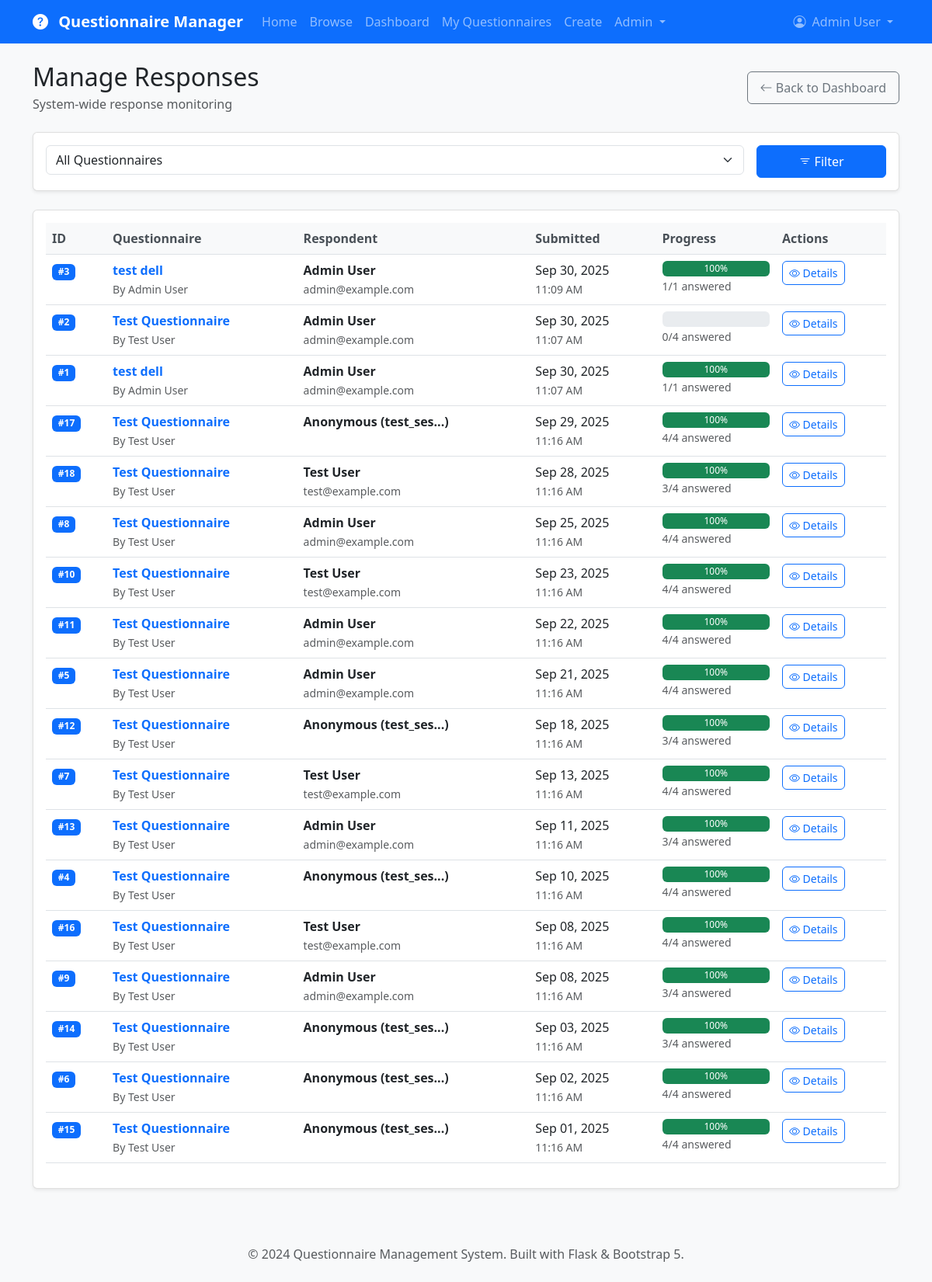
Page /admin/responses (signed in) on the earlier database version.
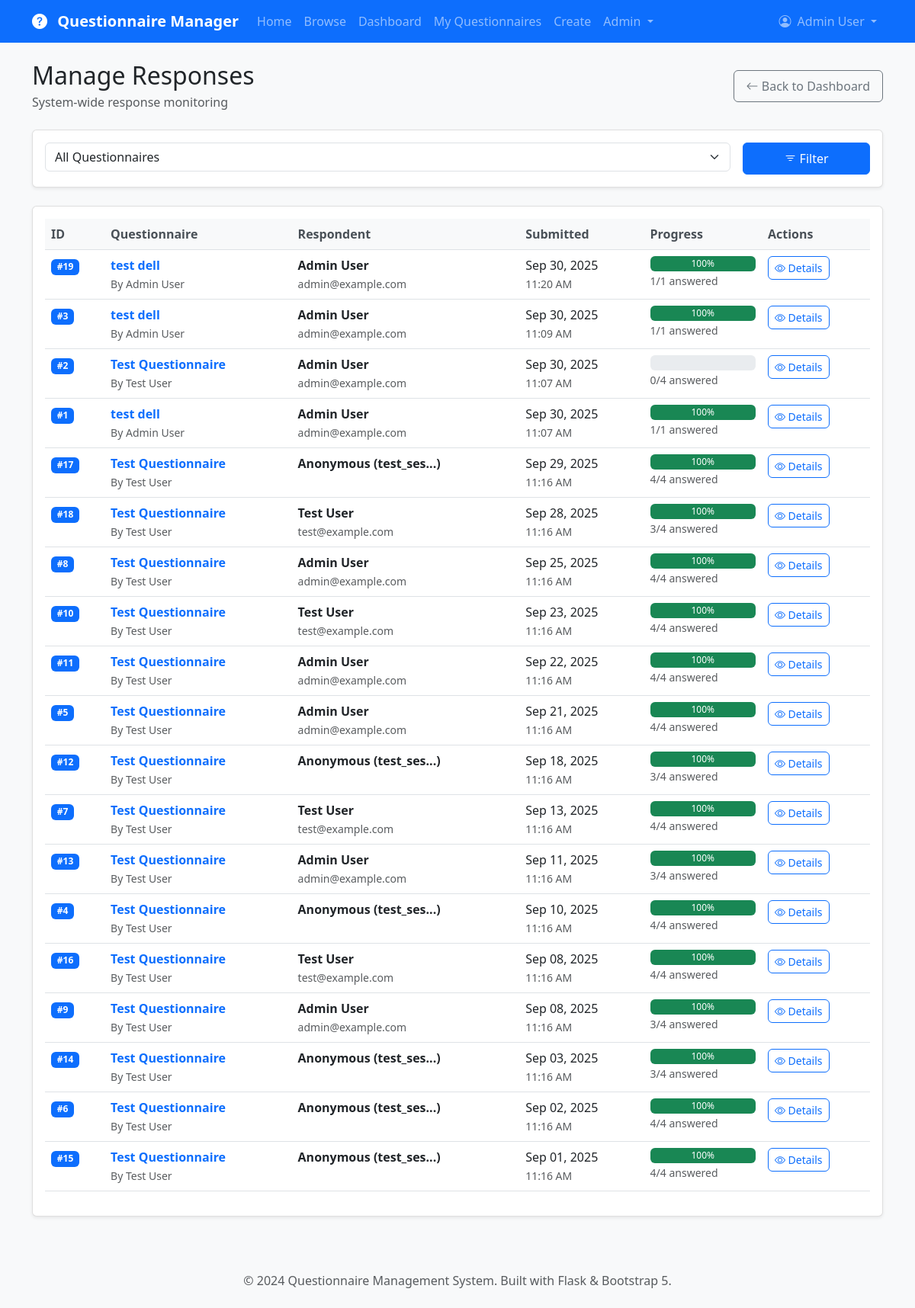
Same page on the later database version.
### app/models.py (models this page shows, shortened)
class Response(db.Model):
    __tablename__ = 'responses'
    id = db.Column(db.Integer, primary_key=True)
    questionnaire_id = db.Column(db.Integer, db.ForeignKey('questionnaires.id'), nullable=False)
    user_id = db.Column(db.Integer, db.ForeignKey('users.id'), nullable=True)  # Nullable for anonymous
    session_id = db.Column(db.String(255))  # For anonymous users
    is_complete = db.Column(db.Boolean, default=False)
    submitted_at = db.Column(db.DateTime, index=True, default=datetime.utcnow)
    updated_at = db.Column(db.DateTime, default=datetime.utcnow, onupdate=datetime.utcnow)
    answers = db.relationship('Answer', backref='response', lazy='dynamic', cascade='all, delete-orphan')
    def get_progress_percentage(self):
        total_questions = self.questionnaire.questions.filter_by(is_required=True).count()
        answered_questions = self.answers.join(Question).filter(Question.is_required == True).count()
        return (answered_questions / total_questions * 100) if total_questions > 0 else 0
    def get_respondent_name(self):
        if self.user:
            return self.user.get_full_name()
        return f"Anonymous ({self.session_id[:8]}...)" if self.session_id else "Anonymous"

class Questionnaire(db.Model):
    __tablename__ = 'questionnaires'
    id = db.Column(db.Integer, primary_key=True)
    title = db.Column(db.String(200), nullable=False)
    description = db.Column(db.Text)
    creator_id = db.Column(db.Integer, db.ForeignKey('users.id'), nullable=False)
    is_active = db.Column(db.Boolean, default=True)
    allow_anonymous = db.Column(db.Boolean, default=False)
    multiple_submissions = db.Column(db.Boolean, default=False)
    created_at = db.Column(db.DateTime, index=True, default=datetime.utcnow)
    updated_at = db.Column(db.DateTime, default=datetime.utcnow, onupdate=datetime.utcnow)
    questions = db.relationship('Question', backref='questionnaire', lazy='dynamic',
                              cascade='all, delete-orphan', order_by='Question.order')
    responses = db.relationship('Response', backref='questionnaire', lazy='dynamic',
                              cascade='all, delete-orphan')
    def get_question_count(self):
        return self.questions.count()

class User(UserMixin, db.Model):
    __tablename__ = 'users'
    id = db.Column(db.Integer, primary_key=True)
    username = db.Column(db.String(64), index=True, unique=True, nullable=False)
    email = db.Column(db.String(120), index=True, unique=True, nullable=False)
    password_hash = db.Column(db.String(128))
    first_name = db.Column(db.String(64))
    last_name = db.Column(db.String(64))
    role = db.Column(db.String(20), default='user')  # user, admin
    is_active = db.Column(db.Boolean, default=True)
    created_at = db.Column(db.DateTime, index=True, default=datetime.utcnow)
    last_login = db.Column(db.DateTime)
    created_questionnaires = db.relationship('Questionnaire', foreign_keys='Questionnaire.creator_id',
                                           backref='creator', lazy='dynamic', cascade='all, delete-orphan')
    responses = db.relationship('Response', backref='user', lazy='dynamic', cascade='all, delete-orphan')
    def get_full_name(self):
        if self.first_name and self.last_name:
            return f"{self.first_name} {self.last_name}"
        return self.username
    def is_admin(self):
        return self.role == 'admin'

### app/admin/routes.py (the view)
@bp.route('/responses')
@admin_required
def manage_responses():
    page = request.args.get('page', 1, type=int)
    questionnaire_id = request.args.get('questionnaire_id', None, type=int)
    query = Response.query.filter_by(is_complete=True)
    if questionnaire_id:
        query = query.filter_by(questionnaire_id=questionnaire_id)
    responses = query.order_by(desc(Response.submitted_at)).paginate(
        page=page,
        per_page=20,
        error_out=False
    )
    questionnaires = Questionnaire.query.order_by(Questionnaire.title).all()
    return render_template('admin/responses.html',
                         title='Manage Responses',
                         responses=responses,
                         questionnaires=questionnaires,
                         selected_questionnaire=questionnaire_id)

### app/admin/routes.py (called while the page is built)
def admin_required(f):
    @wraps(f)
    @login_required
    def decorated_function(*args, **kwargs):
        if not current_user.is_admin():
            flash('Admin access required.', 'danger')
            return redirect(url_for('main.dashboard'))
        return f(*args, **kwargs)
    return decorated_function

### app/models.py (called while the page is built)
@login_manager.user_loader
def load_user(user_id):
    return User.query.get(int(user_id))

### app/templates/admin/responses.html (shortened to what the changed rows need)
{% extends "base.html" %}
{% block content %}
<div class="d-flex justify-content-between align-items-center mb-4">
    <div>
        <h2 class="mb-1">Manage Responses</h2>
    </div>
</div>
<div class="card">
    <div class="card-body">
        {% if responses.items %}
            <div class="table-responsive">
                <table class="table table-hover">
                    <thead>
                        <tr>
                            <th>ID</th>
                            <th>Questionnaire</th>
                            <th>Respondent</th>
                            <th>Submitted</th>
                            <th>Progress</th>
                            <th>Actions</th>
                        </tr>
                    </thead>
                    <tbody>
                        {% for response in responses.items %}
                            <tr>
                                <td>
                                    <span class="badge bg-primary">#{{ response.id }}</span>
                                </td>
                                <td>
                                    <div>
                                        <strong>
                                            <a href="{{ url_for('main.view_questionnaire', id=response.questionnaire.id) }}"
                                               class="text-decoration-none">
                                                {{ response.questionnaire.title }}
                                            </a>
                                        </strong>
                                        <br>
                                        <small class="text-muted">
                                            By {{ response.questionnaire.creator.get_full_name() }}
                                        </small>
                                    </div>
                                </td>
                                <td>
                                    <div>
                                        <strong>{{ response.get_respondent_name() }}</strong>
                                        {% if response.user %}
                                            <br><small class="text-muted">{{ response.user.email }}</small>
                                        {% endif %}
                                    </div>
                                </td>
                                <td>
                                    <div>
                                        {{ response.submitted_at.strftime('%b %d, %Y') }}
                                        <br>
                                        <small class="text-muted">{{ response.submitted_at.strftime('%I:%M %p') }}</small>
                                    </div>
                                </td>
                                <td>
                                    {% set progress = response.get_progress_percentage() %}
                                    <div class="progress" style="height: 20px;">
                                        <div class="progress-bar bg-success" style="width: {{ progress }}%">
                                            {{ "%.0f"|format(progress) }}%
                                        </div>
                                    </div>
                                    <small class="text-muted">
                                        {{ response.answers.count() }}/{{ response.questionnaire.get_question_count() }} answered
                                    </small>
                                </td>
                                <td>
                                    <button class="btn btn-outline-primary btn-sm"
                                            onclick="viewResponseDetails({{ response.id }})">
                                        <i class="bi bi-eye"></i> Details
                                    </button>
                                </td>
                            </tr>
                        {% endfor %}
                    </tbody>
                </table>
            </div>
        {% endif %}
    </div>
</div>
{% endblock %}

Differences in the rows shown:
added Response: id "19", questionnaire "test dell", questionnaire.creator.get_full_name "Admin User", get_respondent_name "Admin User", user.email "admin@example.com", submitted_at "Sep 30, 2025", submitted_at "11:20 AM", {{ progress }} 100.0 (drawn), progress "100", answers.count "1", questionnaire.get_question_count "1"
